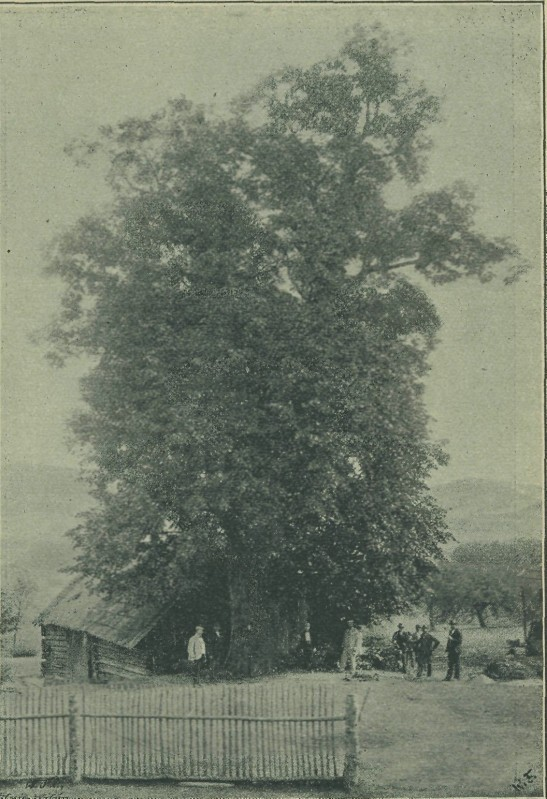
#> input picture Assignment1/Dataset/5/025a0eea25d9986b.jpg, 547 x 799 px
$ jupyter execute 9.ipynb
#> lines starting #> are read from the running program, lines starting #| are printed output that depends on the picture
[cell 1]
import numpy as np
import pandas as pd
import cv2
import matplotlib.pyplot as plt

[cell 2]
img=cv2.imread("./Dataset/5/025a0eea25d9986b.jpg")
#> img is the input picture: shape (799, 547, 3); mean B, G, R 110.4, 127.1, 119.8

[cell 3]
plt.imshow(img)

[cell 4]
plt.hist(img.flat, bins=10, edgecolor="yellow", color="green")
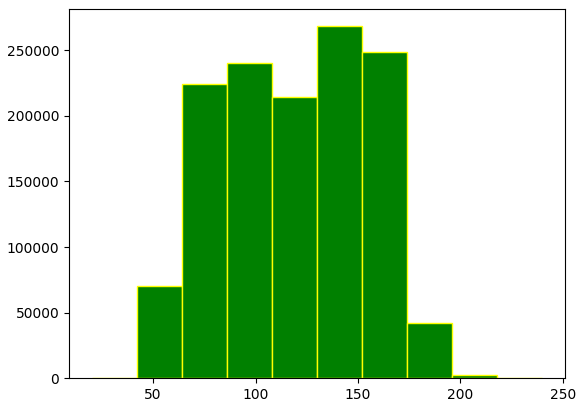
#> figure drawn by matplotlib, 1 panel; tallest bar 268329 high, from x = 130 to 152

[cell 5]
img.shape, len((img.flat))
#> Out = ((799, 547, 3), 1311159)


$ run again, with Assignment1/Dataset/5/025a5b815b008c1a.jpg copied over Assignment1/Dataset/5/025a0eea25d9986b.jpg
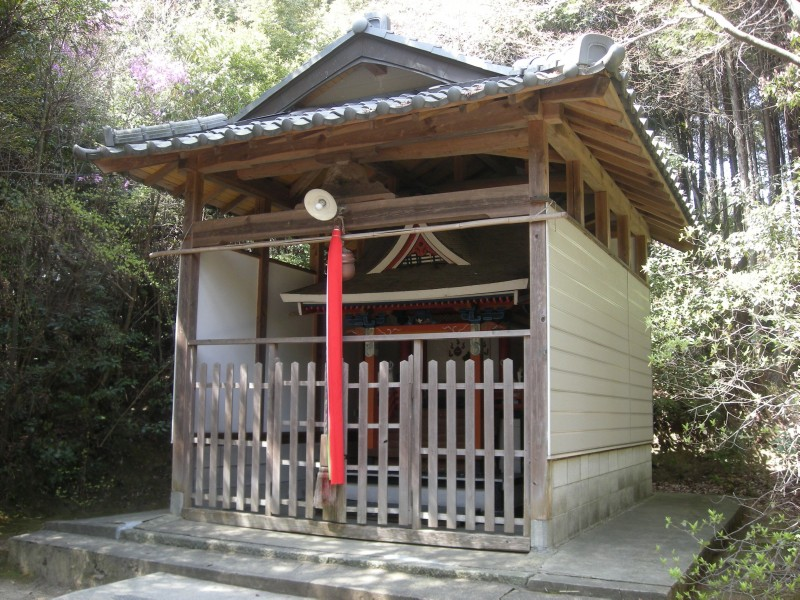
#> input picture Assignment1/Dataset/5/025a5b815b008c1a.jpg, 800 x 600 px
#> img is the input picture: shape (600, 800, 3); mean B, G, R 103.1, 113, 117.7
#> `[cell 4] plt.hist(img.flat, bins=10, edgecolor="yellow", color="green")`:
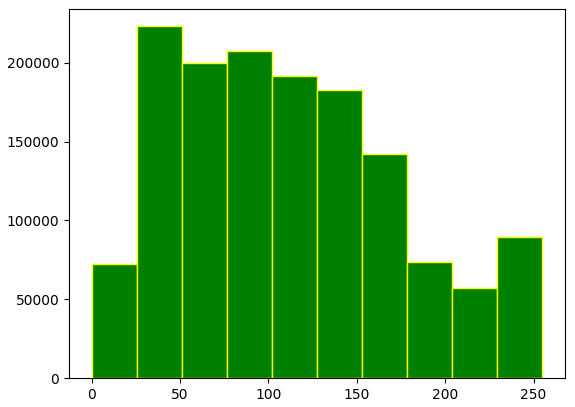
#> figure drawn by matplotlib, 1 panel; tallest bar 223137 high, from x = 25.5 to 51
#> Out = ((600, 800, 3), 1440000)
